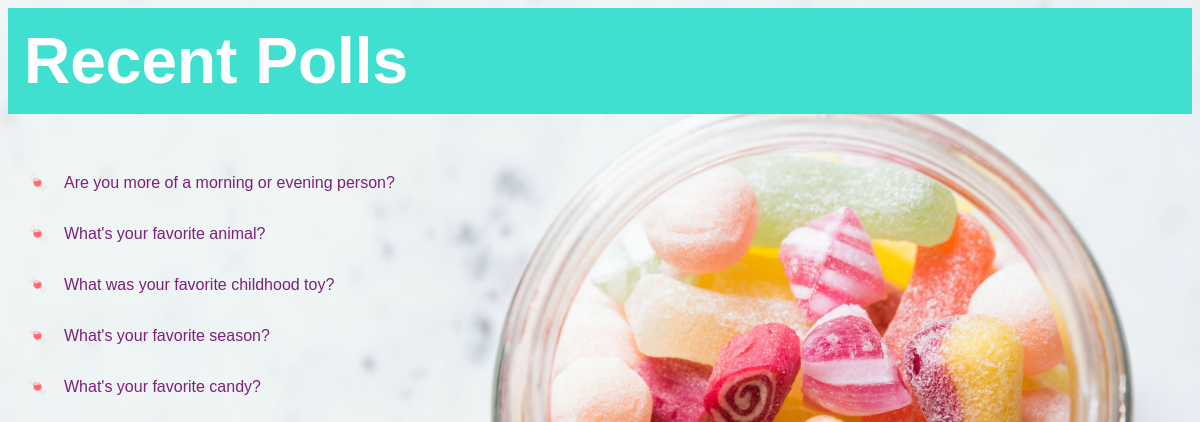
/polls/, run on an earlier commit of the app's database.
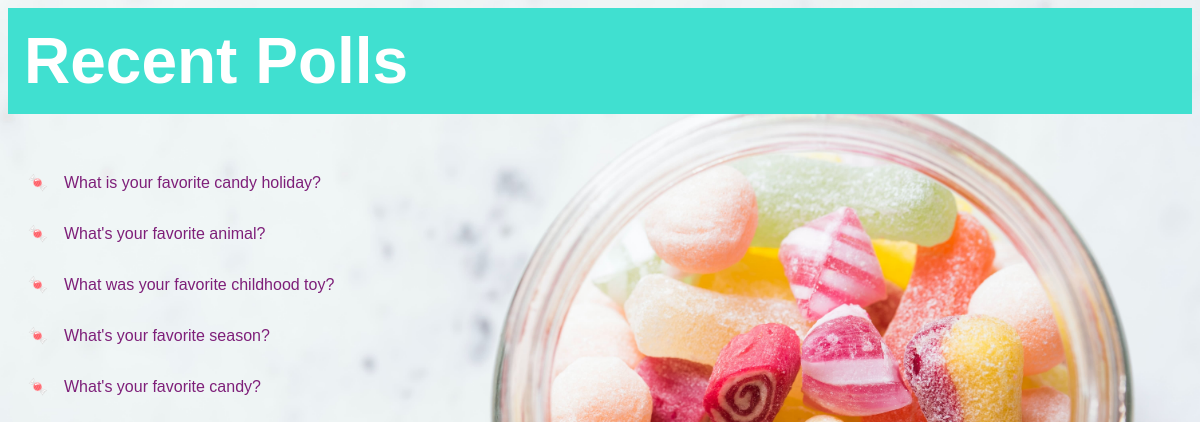
And on a later commit of the database.
### polls/models.py (models this page shows, shortened)
class Question(models.Model):
    title = models.CharField(max_length=200)
    question_text = models.CharField(max_length=200)
    pub_date = models.DateTimeField('date published')
    def was_published_recently(self):
        now = timezone.now()
        return now - datetime.timedelta(days=1) <= self.pub_date <= now
    was_published_recently.admin_order_field = 'pub_date'
    was_published_recently.boolean = True
    was_published_recently.short_description = 'Published recently?'

### polls/views.py (the view)
# urls.py: path('', views.IndexView.as_view(), name='index'),
class IndexView(generic.ListView):
    template_name = 'polls/index.html'
    context_object_name = 'latest_question_list'
    def get_queryset(self):
        return Question.objects.filter(
            pub_date__lte=timezone.now()
        ).order_by('-pub_date')[:5]

### polls/templates/polls/index.html
{% load static %}
<link rel="stylesheet" type="text/css" href="{% static 'polls/style.css' %}" />
<h1
  style="
    font-size: 4rem;
    color: white;
    font-family: sans-serif;
    background: turquoise;
    padding: 1rem;
  "
>
  Recent Polls
</h1>
{% if latest_question_list %}
<ul style="list-style-type: '&#127852;';">
  {% for question in latest_question_list %}
  <li style="font-family: sans-serif; padding: 1rem;">
    <a
      style="text-decoration: none;"
      href="{% url 'polls:detail' question.id %}"
      >{{ question.question_text }}</a
    >
  </li>
  {% endfor %}
</ul>
{% else %}
<p>No polls are available.</p>
{% endif %}

### polls/static/polls/style.css (style rules this page uses)
li a { color: rgb(126, 31, 121); }

What changed in the data, as far as the page shows it:
removed Question: question_text "Are you more of a morning or evening person?"
added Question: question_text "What is your favorite candy holiday?"
